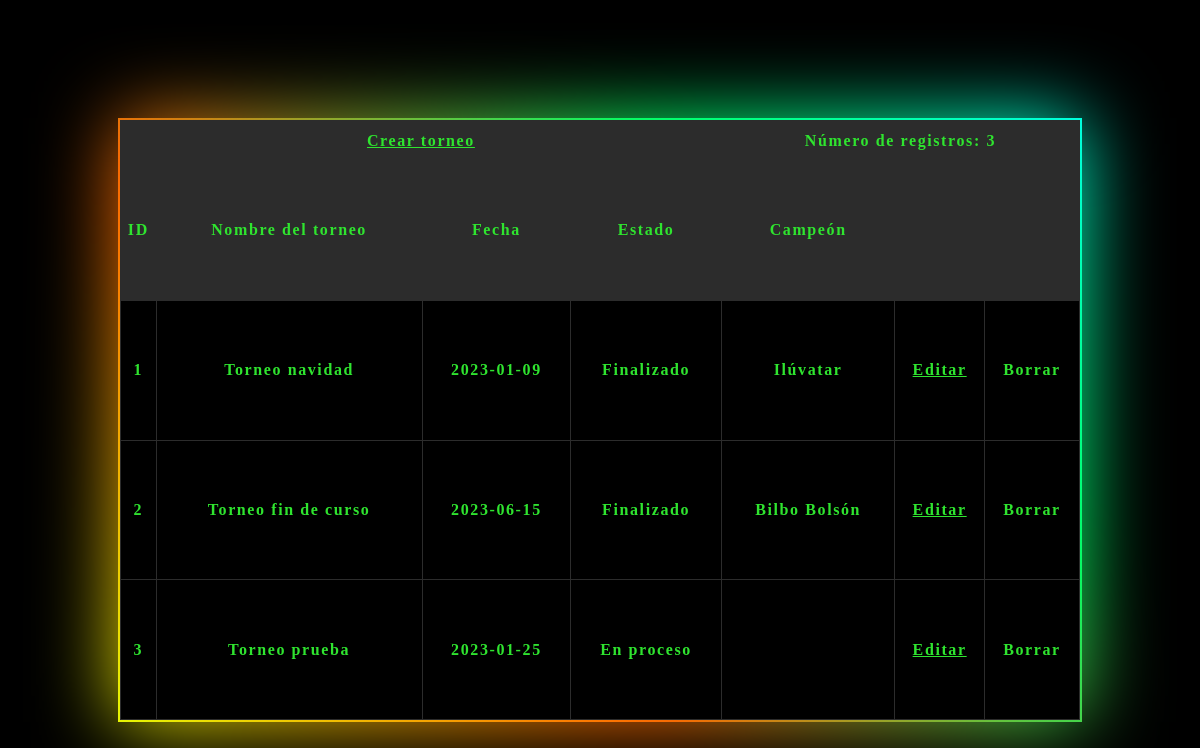
The app's page /U4/Ping_pong/vistas/torneosVista.php, older data.
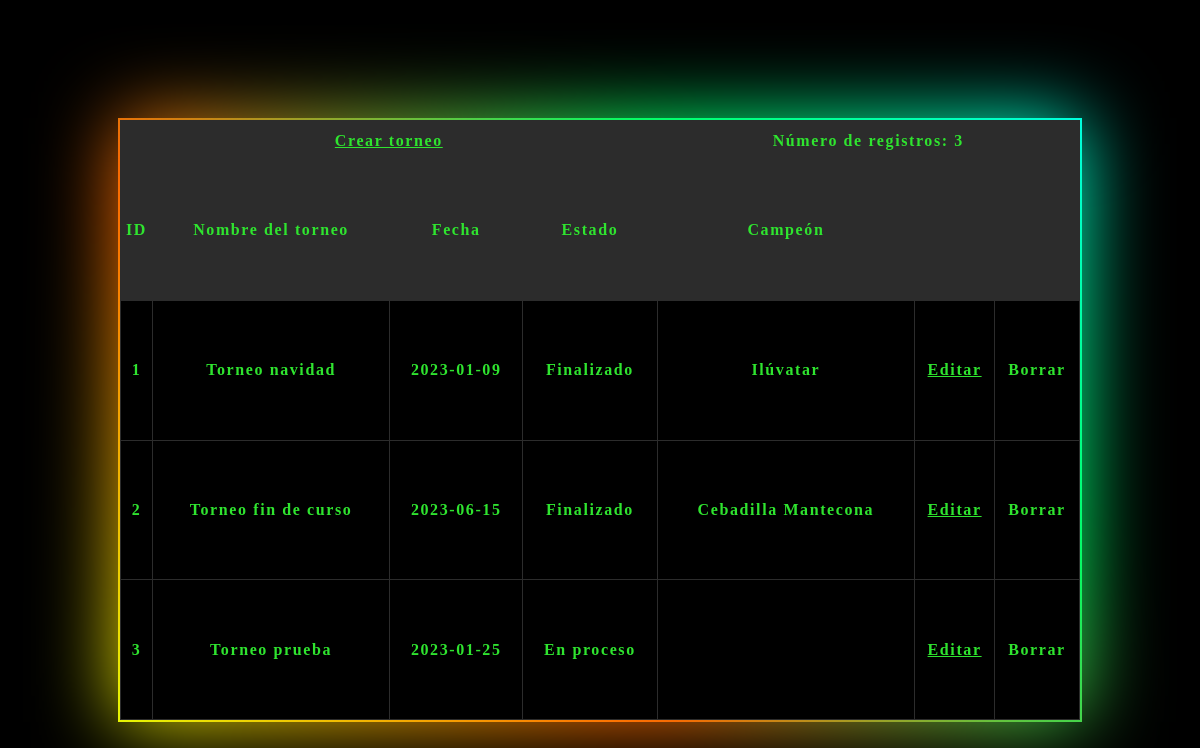
The same page, newer data.
### tables this page shows
CREATE TABLE T_Torneo (
    id_torneo INT PRIMARY KEY AUTO_INCREMENT,
    nombre VARCHAR(50) NOT NULL,
    fecha date,
    estado ENUM('Finalizado','En proceso'),
    num_jugadores INT DEFAULT 8,
    campeon varchar(50)
);

### U4/Ping_pong/accesoDatos/torneosAccesoDatos.php (called while the page is built, shortened)
<?php
class TorneoAccesoDatos {
    function obtener() {
        $conexion = mysqli_connect('localhost','root','12345');
        mysqli_select_db($conexion, 'torneos_pingPong');
        $consulta = mysqli_prepare($conexion, "SELECT
                                                    id_torneo, nombre, fecha, estado, campeon
                                                FROM
                                                    T_Torneo;");
        $consulta->execute();
        $result = $consulta->get_result();
        $torneos =  array();
        while ($myrow = $result->fetch_assoc()) {
            array_push($torneos, $myrow);
        }
        return $torneos;
    }
}
?>

### U4/Ping_pong/negocio/torneosReglasNegocio.php (called while the page is built, shortened)
<?php
require("../accesoDatos/torneosAccesoDatos.php");
class TorneoReglasNegocio {
    private $ID;
    private $NOMBRE;
    private $FECHA;
    private $ESTADO;
    private $CAMPEON;
    function init($id, $nombre, $fecha, $estado, $campeon) {
        $this->ID = $id;
        $this->NOMBRE = $nombre;
        $this->FECHA = $fecha;
        $this->ESTADO = $estado;
        $this->CAMPEON = $campeon;
    }
    function getID() {
        return $this->ID;
    }
    function getNOMBRE() {
        return $this->NOMBRE;
    }
    function getFECHA() {
        return $this->FECHA;
    }
    function getESTADO(){
        return $this->ESTADO;
    }
    function getCAMPEON(){
        return $this->CAMPEON;
    }
    function obtener() {
        $torneosDAL = new TorneoAccesoDatos();
        $results = $torneosDAL->obtener();
        $listaTorneos =  array();
        foreach ($results as $torneo) {
            $oTorneosReglasNegocio = new TorneoReglasNegocio();
            $oTorneosReglasNegocio->init($torneo['id_torneo'], $torneo['nombre'], $torneo['fecha'], $torneo['estado'], $torneo['campeon']);
            array_push($listaTorneos,$oTorneosReglasNegocio);
        }
        return $listaTorneos;
    }
}
?>

### U4/Ping_pong/vistas/torneosVista.php (the view, shortened to what this page needs)
<!doctype html>
<html>
<head>
    <link rel='stylesheet' href='../css/torneosVista.css'>
</head>
<body>
    <?php
    require('../negocio/torneosReglasNegocio.php');
    $torneosBL = new TorneoReglasNegocio();
    $datosTorneos = $torneosBL->obtener();
    echo "<div class='bloque brillo'>
        <table>";
        echo"<tr class='crear'>
            <th colspan='4'>
                <a href='gestionTorneosVista.php?modo=creacion'>Crear torneo</a>
            </th>
            <th colspan='3'>
                <p>Número de registros: ".count($datosTorneos)."</p>
            </th>
            </tr>
            <tr class='identificador'>
                <th>ID</th>
                <th>Nombre del torneo</th>
                <th>Fecha</th>
                <th>Estado</th>
                <th>Campeón</th>
                <th></th>
                <th></th>
            </tr>";
    foreach ($datosTorneos as $torneos){
        echo "<tr>";
        echo "<th>".$torneos->getID()."</th>";
        echo "<th>".$torneos->getNOMBRE()."</th>";
        echo "<th>".$torneos->getFECHA()."</th>";
        echo "<th>".$torneos->getESTADO()."</th>";
        echo "<th>".$torneos->getCAMPEON()."</th>";
        echo "<th><a href='gestionTorneosVista.php?modo=edicion&id=".$torneos->getID()."'>Editar</a></th>";
        echo "<th>Borrar</th>";
        echo "</tr>";
    }
    echo "</table>
        </div>";
    ?>
</body>
</html>

Row changes from the older to the newer data that the page shows:
changed t_torneo "Torneo fin de curso": campeon "Bilbo Bolsón" → "Cebadilla Mantecona"
